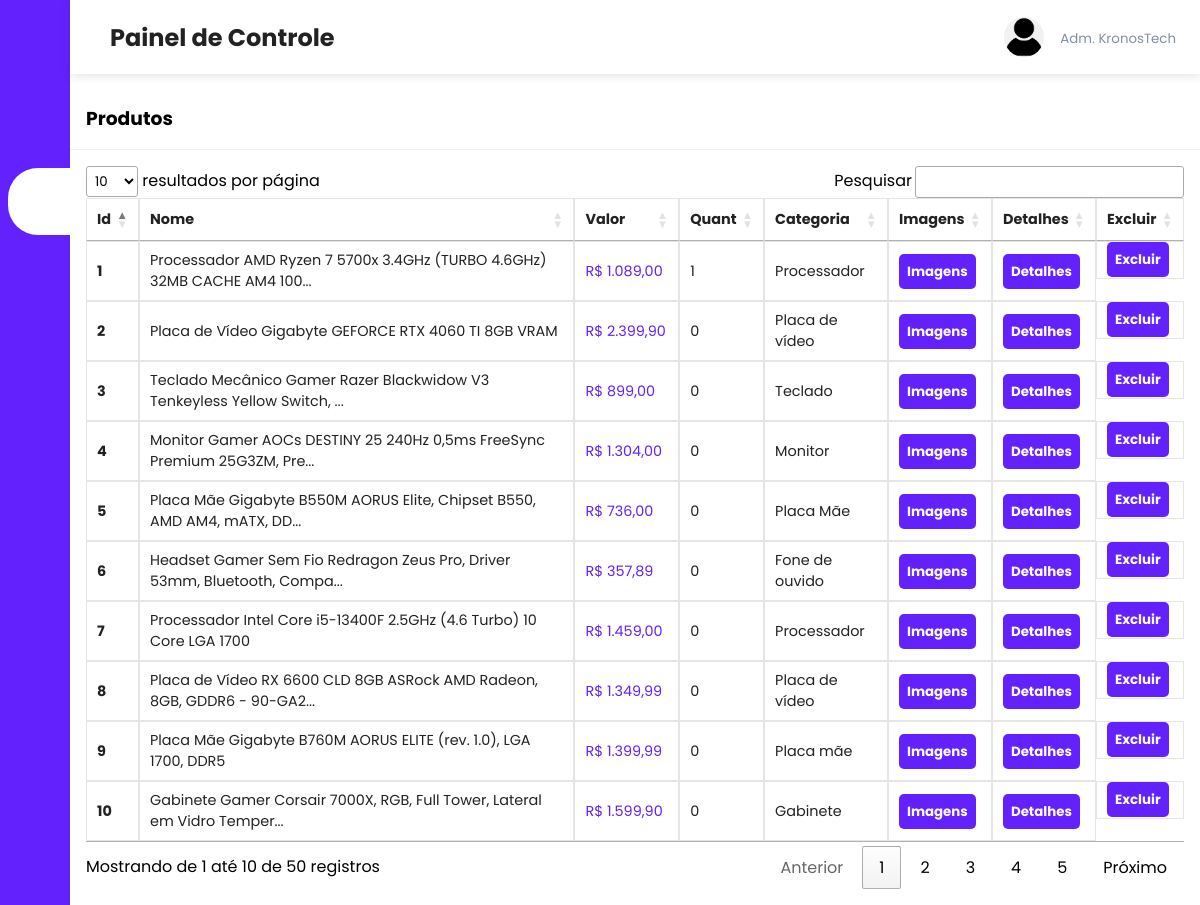
/admin/products.php, run on the app's committed database.
### tables this page shows
CREATE TABLE `products` (
  `product_id` int(11) NOT NULL,
  `product_name` varchar(100) NOT NULL,
  `product_category` varchar(108) NOT NULL,
  `product_description` varchar(255) NOT NULL,
  `product_image` varchar(255) NOT NULL,
  `product_image2` varchar(255) DEFAULT NULL,
  `product_image3` varchar(255) DEFAULT NULL,
  `product_image4` varchar(255) DEFAULT NULL,
  `product_price` decimal(8,2) NOT NULL,
  `product_cname` varchar(101) NOT NULL,
  `product_quant` int(100) NOT NULL
);

### admin/products.php (the view, shortened to what this page needs)
<?php include('header.php'); ?>
<?php
include('../server/connection.php');
$stmt2 = $conn->prepare("SELECT * FROM products");
$stmt2->execute();
$products = $stmt2->get_result();
?>
<div class="recent-grid">
    <div class="projects">
        <div class="card">
            <div class="card-header">
                <h3>Produtos</h3>
            </div>
            <div class="card-body">
                <div class="table-responsive">
                <table width="100%" class="orders-table" id="tabelaOrdenada">
    <thead>
        <tr>
            <td>Id</td>
            <td>Nome</td>
            <td>Valor</td>
            <td>Quant</td>
            <td>Categoria</td>
            <td>Imagens</td>
            <td>Detalhes</td>
            <td>Excluir</td>
        </tr>
    </thead>
    <tbody>
        <?php while($product = $products->fetch_assoc()) { ?>
            <tr>
                <td><strong><?php echo $product['product_id']; ?></strong></td>
                <td><?php echo strlen($product['product_name']) > 70 ? substr($product['product_name'], 0, 70) . '...' : $product['product_name']; ?></td>
                <td style="color: #6221fe;"><?php echo 'R$ ' . number_format($product['product_price'], 2, ',', '.'); ?></td>
                <td><?php echo $product['product_quant']; ?></td>
                <td><?php echo $product['product_category']; ?></td>
                <td><button><a class="btn btn-primary" href="edit_images.php?product_id=<?php echo $product['product_id']; ?>&product_name=<?php echo $product['product_name']; ?>">Imagens</a></button></td>
                <td><button><a class="btn btn-primary" href="edit_product.php?product_id=<?php echo $product['product_id']; ?>">Detalhes</a></button></td>
                <td><button><a class="btn btn-primary" href="delete_product.php?product_id=<?php echo $product['product_id']; ?>">Excluir</a></button></td>
            </tr>
        <?php } ?>
    </tbody>
</table>
                </div>
            </div>
        </div>
    </div>
</div>
</body>
</html>

### admin/styles.css (style rules this page uses)
:root { --main-color: #6321fe; --color-dark: #1d2231; --text-grey: #8390a2; }
* { padding: 0; margin: 0; box-sizing: border-box; list-style-type: none; text-decoration: none; font-family: "Poppins", sans-serif; }
.recent-grid { margin-top: 5.5rem; }
.card { background: #fff; border-radius: 5px; }
.card-header, .card-body { padding: 1rem; }
.card-header { display: flex; justify-content: space-between; align-items: center; border-bottom: 1px solid #f0f0f0; font-weight: bold; }
table { border-collapse: collapse; }
thead tr { border-top: 2px solid rgba(0, 0, 0, 0.3); border-bottom: 2px solid rgba(0, 0, 0, 0.3) }
.orders-table td { border: 1px solid rgba(0, 0, 0, 0.10); padding: 8px; text-align: left; }
thead td { font-weight: 700; }
td { padding: 0.5rem 1rem; font-size: 0.9rem; color: #222; }
tr td:last-child { display: flex; align-items: center; }
.table-responsive { width: 100%; overflow-x: auto; }
.btn { background-color: #6321fe; color: #fff; padding: 8px; border-radius: 5px; border: none; font-weight: bold; transition: 0.4s ease; }
button { border: none; }

### data on the page
products: product_id "1", product_name "Processador AMD Ryzen 7 5700x 3.4GHz (TURBO 4.6GHz) 32MB CACHE AM4 100", product_price "1.089,00", product_quant "1", product_category "Processador"
products: product_id "2", product_name "Placa de Vídeo Gigabyte GEFORCE RTX 4060 TI 8GB VRAM", product_price "2.399,90", product_quant "0", product_category "Placa de vídeo"
products: product_id "3", product_name "Teclado Mecânico Gamer Razer Blackwidow V3 Tenkeyless Yellow Switch,", product_price "899,00", product_quant "0", product_category "Teclado"
products: product_id "4", product_name "Monitor Gamer AOCs DESTINY 25 240Hz 0,5ms FreeSync Premium 25G3ZM, Pre", product_price "1.304,00", product_quant "0", product_category "Monitor"
products: product_id "5", product_name "Placa Mãe Gigabyte B550M AORUS Elite, Chipset B550, AMD AM4, mATX, DD", product_price "736,00", product_quant "0", product_category "Placa Mãe"
products: product_id "6", product_name "Headset Gamer Sem Fio Redragon Zeus Pro, Driver 53mm, Bluetooth, Compa", product_price "357,89", product_quant "0", product_category "Fone de ouvido"
products: product_id "7", product_name "Processador Intel Core i5-13400F 2.5GHz (4.6 Turbo) 10 Core LGA 1700", product_price "1.459,00", product_quant "0", product_category "Processador"
products: product_id "8", product_name "Placa de Vídeo RX 6600 CLD 8GB ASRock AMD Radeon, 8GB, GDDR6 - 90-GA2", product_price "1.349,99", product_quant "0", product_category "Placa de vídeo"
products: product_id "9", product_name "Placa Mãe Gigabyte B760M AORUS ELITE (rev. 1.0), LGA 1700, DDR5", product_price "1.399,99", product_quant "0", product_category "Placa mãe"
products: product_id "10", product_name "Gabinete Gamer Corsair 7000X, RGB, Full Tower, Lateral em Vidro Temper", product_price "1.599,90", product_quant "0", product_category "Gabinete"
